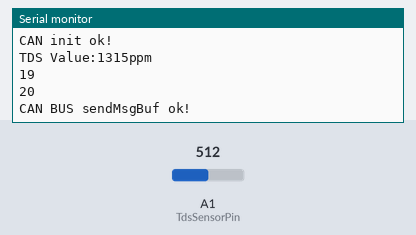
This sketch was run on a simulated Arduino Uno, built with avr-gcc and run on an emulated ATmega328P. Shown: the last lines printed to the serial monitor. Inputs (shaded band) come from the test bench; at power-on: A1 (TdsSensorPin) = 512.

Above: at 1.2 s.
1.3 s: A1 (TdsSensorPin) set to 716
At 2.7 s:
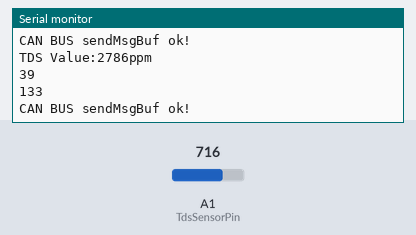
2.8 s: A1 (TdsSensorPin) set to 810
At 4.5 s:
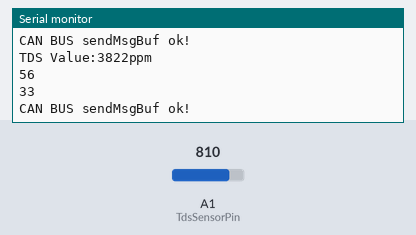
Timing chart, 0 to 6.0 s (numbered marks = the images above; inputs shaded):
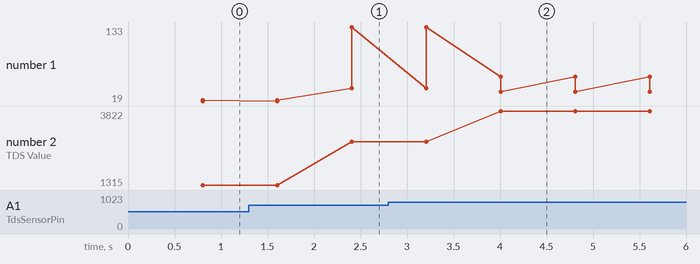

The sketch:

master.ino
```cpp
// demo: CAN-BUS Shield, send data
// loovee@seeed.cc


#define TdsSensorPin A1
#define VREF 5.0 // analog reference voltage(Volt) of the ADC
#define SCOUNT 30 // sum of sample point
int analogBuffer[SCOUNT]; // store the analog value in the array, read from ADC
int analogBufferTemp[SCOUNT];
int analogBufferIndex = 0,copyIndex = 0;
float averageVoltage = 0,tdsValue = 0,temperature = 25;

#define CAN_2515
// #define CAN_2518FD

// Set SPI CS Pin according to your hardware

#if defined(SEEED_WIO_TERMINAL) && defined(CAN_2518FD)
// For Wio Terminal w/ MCP2518FD RPi Hat：
// Channel 0 SPI_CS Pin: BCM 8
// Channel 1 SPI_CS Pin: BCM 7
// Interupt Pin: BCM25
const int SPI_CS_PIN  = BCM8;
const int CAN_INT_PIN = BCM25;
#else

// For Arduino MCP2515 Hat:
// the cs pin of the version after v1.1 is default to D9
// v0.9b and v1.0 is default D10
const int SPI_CS_PIN = 9;
const int CAN_INT_PIN = 2;
#endif


#ifdef CAN_2518FD
#include "mcp2518fd_can.h"
mcp2518fd CAN(SPI_CS_PIN); // Set CS pin
#endif

#ifdef CAN_2515
#include "mcp2515_can.h"
mcp2515_can CAN(SPI_CS_PIN); // Set CS pin
#endif

void setup() {
  pinMode(TdsSensorPin,INPUT);

    SERIAL_PORT_MONITOR.begin(115200);
    while(!Serial){};

    while (CAN_OK != CAN.begin(CAN_500KBPS)) {             // init can bus : baudrate = 500k
        SERIAL_PORT_MONITOR.println("CAN init fail, retry...");
        delay(100);
    }
    SERIAL_PORT_MONITOR.println("CAN init ok!");
}

unsigned char stmp[8] = {0, 0, 0, 0, 0, 0, 0, 0};
void loop() {
  static unsigned long analogSampleTimepoint = millis();
  if(millis()-analogSampleTimepoint > 40U) //every 40 milliseconds,read the analog value from the ADC
  {
  analogSampleTimepoint = millis();
  analogBuffer[analogBufferIndex] = analogRead(TdsSensorPin); //read the analog value and store into the buffer
  analogBufferIndex++;
  if(analogBufferIndex == SCOUNT)
  analogBufferIndex = 0;
  }
  static unsigned long printTimepoint = millis();
  if(millis()-printTimepoint > 800U)
  {
  printTimepoint = millis();
  for(copyIndex=0;copyIndex<SCOUNT;copyIndex++)
  analogBufferTemp[copyIndex]= analogBuffer[copyIndex];
  averageVoltage = getMedianNum(analogBufferTemp,SCOUNT) * (float)VREF/ 1024.0; // read the analog value more stable by the median filtering algorithm, and convert to voltage value
  float compensationCoefficient=1.0+0.02*(temperature-25.0); //temperature compensation formula: fFinalResult(25^C) = fFinalResult(current)/(1.0+0.02*(fTP-25.0));
  float compensationVolatge=averageVoltage/compensationCoefficient; //temperature compensation
  tdsValue=(133.42*compensationVolatge*compensationVolatge*compensationVolatge - 255.86*compensationVolatge*compensationVolatge + 857.39*compensationVolatge)*0.5; //convert voltage value to tds value
  //Serial.print("voltage:");
  //Serial.print(averageVoltage,2);
  //Serial.print("V ");
  Serial.print("TDS Value:");
  Serial.print(tdsValue,0);
  Serial.println("ppm");

  int hundreds = (int) (tdsValue/100);
  stmp[6] = (int) hundreds/10*16 + (int) hundreds%10;
  int tens = (int)(tdsValue) - ((int)hundreds*100);
  stmp[7] = (int) tens/10*16 + (int) tens % 10;
  Serial.println(stmp[6]);
  Serial.println(stmp[7]);

  CAN.sendMsgBuf(0x0001, 0, 8, stmp);
  SERIAL_PORT_MONITOR.println("CAN BUS sendMsgBuf ok!");

  }
}

int getMedianNum(int bArray[], int iFilterLen)
{
int bTab[iFilterLen];
for (byte i = 0; i<iFilterLen; i++)
bTab[i] = bArray[i];
int i, j, bTemp;
for (j = 0; j < iFilterLen - 1; j++)
{
for (i = 0; i < iFilterLen - j - 1; i++)
{
if (bTab[i] > bTab[i + 1])
{
bTemp = bTab[i];
bTab[i] = bTab[i + 1];
bTab[i + 1] = bTemp;
}
}
}
if ((iFilterLen & 1) > 0)
bTemp = bTab[(iFilterLen - 1) / 2];
else
bTemp = (bTab[iFilterLen / 2] + bTab[iFilterLen / 2 - 1]) / 2;
return bTemp;
}
```

Measured:
- after the input at 1.3 s, the serial monitor: prints a new line after 1.1 s (image 1)
- after the input at 2.8 s, the serial monitor: prints a new line after 1.2 s (image 2)
- plotted number 1: 20 → 133 after the input at 1.3 s, 133 → 33 after the input at 2.8 s
- plotted number 2: 1315 → 2786 after the input at 1.3 s, 2786 → 3822 after the input at 2.8 s
